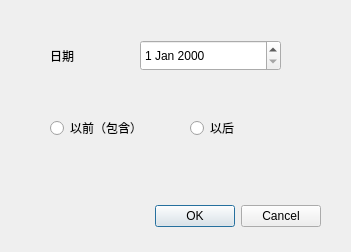
<?xml version="1.0" encoding="UTF-8"?>
<ui version="4.0">
 <class>SeekbyBirthDateDialog</class>
 <widget class="QDialog" name="SeekbyBirthDateDialog">
  <property name="geometry">
   <rect>
    <x>0</x>
    <y>0</y>
    <width>351</width>
    <height>252</height>
   </rect>
  </property>
  <property name="windowTitle">
   <string>Dialog</string>
  </property>
  <widget class="QDialogButtonBox" name="buttonBox">
   <property name="geometry">
    <rect>
     <x>-20</x>
     <y>200</y>
     <width>341</width>
     <height>32</height>
    </rect>
   </property>
   <property name="orientation">
    <enum>Qt::Horizontal</enum>
   </property>
   <property name="standardButtons">
    <set>QDialogButtonBox::Cancel|QDialogButtonBox::Ok</set>
   </property>
  </widget>
  <widget class="QLabel" name="label">
   <property name="geometry">
    <rect>
     <x>50</x>
     <y>50</y>
     <width>54</width>
     <height>12</height>
    </rect>
   </property>
   <property name="text">
    <string>日期</string>
   </property>
  </widget>
  <widget class="QDateEdit" name="dateSeekbyBirthDate">
   <property name="geometry">
    <rect>
     <x>140</x>
     <y>40</y>
     <width>141</width>
     <height>31</height>
    </rect>
   </property>
  </widget>
  <widget class="QRadioButton" name="radioButtonBefore">
   <property name="geometry">
    <rect>
     <x>50</x>
     <y>120</y>
     <width>89</width>
     <height>16</height>
    </rect>
   </property>
   <property name="text">
    <string>以前（包含）</string>
   </property>
  </widget>
  <widget class="QRadioButton" name="radioButtonAfter">
   <property name="geometry">
    <rect>
     <x>190</x>
     <y>120</y>
     <width>89</width>
     <height>16</height>
    </rect>
   </property>
   <property name="text">
    <string>以后</string>
   </property>
  </widget>
 </widget>
 <resources/>
 <connections>
  <connection>
   <sender>buttonBox</sender>
   <signal>accepted()</signal>
   <receiver>SeekbyBirthDateDialog</receiver>
   <slot>accept()</slot>
   <hints>
    <hint type="sourcelabel">
     <x>248</x>
     <y>254</y>
    </hint>
    <hint type="destinationlabel">
     <x>157</x>
     <y>274</y>
    </hint>
   </hints>
  </connection>
  <connection>
   <sender>buttonBox</sender>
   <signal>rejected()</signal>
   <receiver>SeekbyBirthDateDialog</receiver>
   <slot>reject()</slot>
   <hints>
    <hint type="sourcelabel">
     <x>316</x>
     <y>260</y>
    </hint>
    <hint type="destinationlabel">
     <x>286</x>
     <y>274</y>
    </hint>
   </hints>
  </connection>
 </connections>
</ui>
